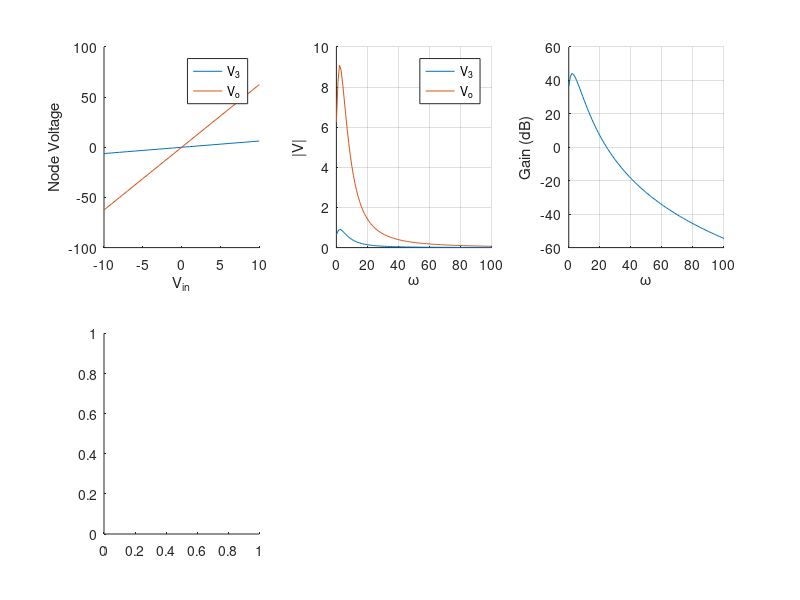

MATLAB code to generate this figure: (Note: this script raises an error after producing the figure.)
G1 = 1;
C = 0.25;
G2 = 1/2;
L = 0.2;
G3 = 1/10;
a = 100;
G4 = 1/0.1;
Go = 1/1000;
Vin = 0;

S = [];
Vo = [];
V3 = [];
V1 = [];
%Variable vector S = I_in, V1, V2, I_L, I3, I, V4, Vo
G = [1,G1,-G1,0,0,0,0,0;
    0,-G1,G1+G2,1,0,0,0,0;
    0,0,0,-1,1,0,0,0;
    0,0,0,0,0,-1,G4,-G4;
    0,0,0,0,0,0,-G4,G4+Go;
    0,1,0,0,0,0,0,0;
    0,0,0,0,-a,0,1,0;
    0,0,1,0,-1/G3,0,0,0];

CM = [0,C,-C,0,0,0,0,0;
      0,-C,C,0,0,0,0,0;
      0,0,0,0,0,0,0,0;
      0,0,0,0,0,0,0,0;
      0,0,0,0,0,0,0,0;
      0,0,0,0,0,0,0,0;
      0,0,0,0,0,0,0,0;
      0,0,0,-L,0,0,0,0];

F = [0,0,0,0,0,Vin,0,0];

%DC sweep
count =1;
for i = -10:10
    F(6) = i;
    S = G\(F');
    Vo(count) = S(8);
    V3(count) = S(5)*(1/G3);
    count = count+1;
end

x = linspace(-10,10,21);
figure()
subplot(2,3,1)
hold on
plot(x,V3)
plot(x,Vo)
xlabel('V_{in}')
ylabel('Node Voltage')
legend('V_{3}','V_{o}')
ylim([-100,100])
hold off

%AC sweep:
%Vin now set at 1
F = [0,0,0,0,0,1,0,0];
count =1;
%i=freq
for i = 0:100
    w = 2*pi*i;
    S = (G + (1i*w*CM))\(F');
    Vo(count) = real(S(8));
    V3(count) = real(S(5))*(1/G3);
    V1(count) = real(S(2));
    count = count+1;
end

f = linspace(0,100,101);

subplot(2,3,2)
hold on
grid on
plot(f,V3)
plot(f,Vo)
ylabel('|V|')
xlabel('\omega')
legend('V_{3}','V_{o}')
hold off

subplot(2,3,3)
hold on
grid on
plot(f,20*log(Vo./V1));
ylabel('Gain (dB)')
xlabel('\omega')
hold off

w = 3*pi;
RPC = zeros(1,100);	
cg = zeros(1,100);
std = 0.05;
for i = 1:3000

    C = std*randn + 0.25;
    RPC(i) = C;
    
    %update CM
    CM(1,2) = C;
    CM(1,3) = -C;
    CM(2,2) = -C;
    CM(2,3) = C;

    S = (G + (1i*w*CM))\(F');
    cg(i) = 20*log(abs(S(8))./real(S(2)));

end


subplot(2,3,4)
histogram(RPC);
xlabel('C')
ylabel('Number')

subplot(2,3,5)
histogram(cg)
ylabel('Number')
xlabel('V_{o}/V_{i}')










